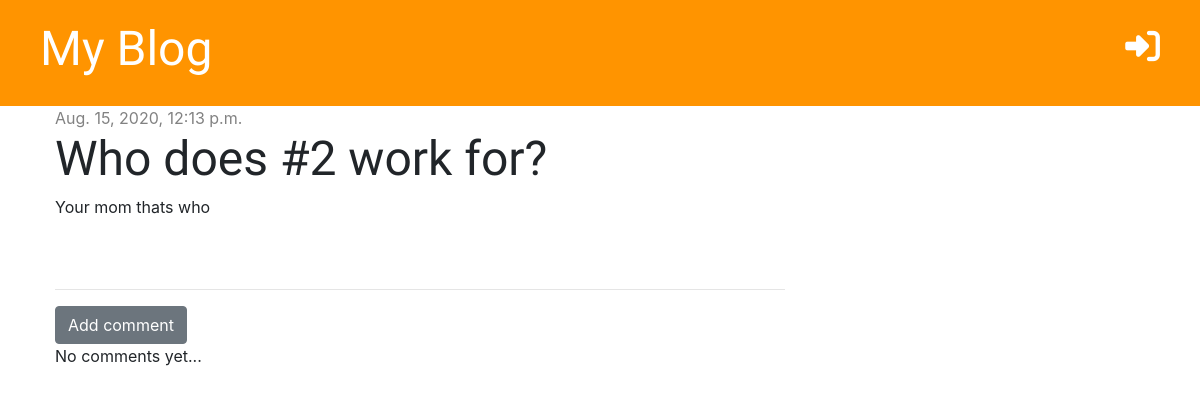
The page /post/7/ on the database as committed earlier.
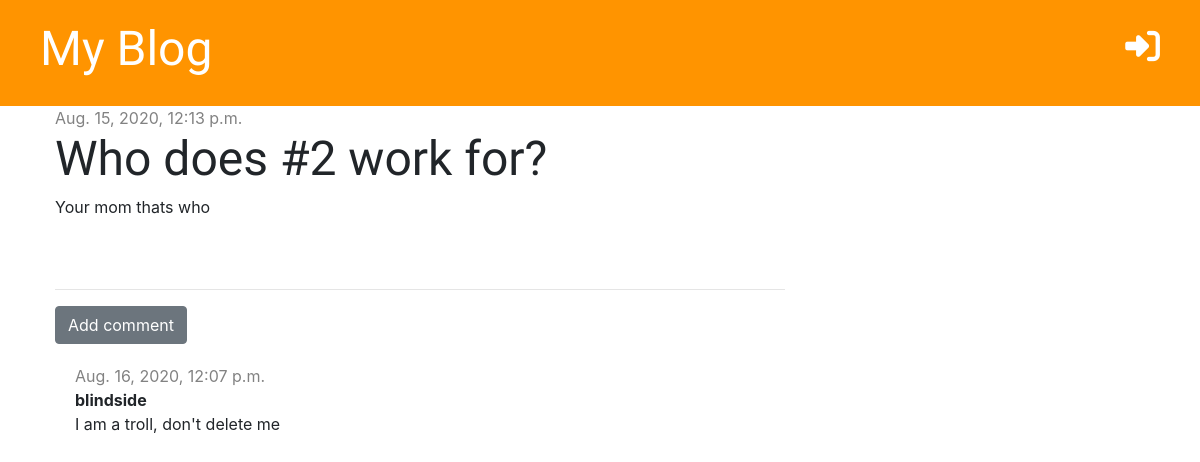
The same page on the database as committed later.
### blog/models.py (models this page shows, shortened)
class Post(models.Model):
    author = models.ForeignKey('auth.User', on_delete=models.CASCADE)
    title = models.CharField(max_length=200)
    text = models.TextField()
    created_date = models.DateTimeField(default= timezone.now)
    published_date = models.DateTimeField(blank=True, null=True)

class Comment(models.Model):
    post = models.ForeignKey('blog.Post', on_delete=models.CASCADE, related_name='comments')
    author = models.CharField(max_length=300)
    text = models.TextField()
    created_date = models.DateTimeField(default=timezone.now)
    approved = models.BooleanField(default=False)

### blog/views.py (the view)
# urls.py: path('post/<int:pk>/', views.post_detail, name='post_detail'),
def post_detail(request, pk):
    post = get_object_or_404(Post, pk=pk)
    stuff_for_frontend = {'post': post}
    return render(request, 'blog/post_detail.html', stuff_for_frontend)

### blog/templates/blog/post_detail.html (shortened to what this page needs)
{% extends 'blog/base.html' %}
{% block content %}
     <div class="post">
         {% if post.published_date %}
            <div class="date">
                {{ post.published_date }}
            </div>
         {% else %}
            <a href=""></a>
         {% endif %}
        <h1>{{ post.title }}</h1>
        <p>{{ post.text |linebreaksbr }}</p>
     </div>
    <hr>
    <a href="{% url 'add_comment_to_post' pk=post.pk %}" class="btn btn-secondary">Add comment</a>
    {% for comment in post.comments.all %}
        {% if user.is_authenticated or comment.approved %}
            <div class="comment">
                <div class="date">
                    {{ comment.created_date }}
                </div>
                <strong>{{ comment.author }}</strong>
                <p>{{ comment.text }}</p>
            </div>
        {% endif %}
    {% empty %}
        <p>No comments yet...</p>
    {% endfor %}
{% endblock %}

### blog/templates/blog/base.html (shortened to what this page needs)
{% load static %}
<!DOCTYPE html>
<html lang="en">
<head>
    <link rel="stylesheet" href="https://stackpath.bootstrapcdn.com/bootstrap/4.5.2/css/bootstrap.min.css"
>
    <link rel="stylesheet" href="{% static 'css/blog.css' %}">
</head>
<body>
    <div class="page-header">
        {% if user.is_authenticated %}
            <a href="{% url "post_draft_list" %}"><i class="fab fa-blogger-b 3x top-menu"></i></a>
            <a href="{% url "post_new" %}"><i class="fas fa-blog top-menu"></i></a>
            <p class="top-menu">Hello {{ user.username }} <small><a href="{% url 'logout' %}">Log out</a></small></p>
        {% else %}
            <a href="{% url 'login' %}"  class="top-menu"><i class="fas fa-sign-in-alt"></i></a>
        {% endif %}
        <h1><a href="{% url 'post_list' %}">My Blog</a></h1>
    </div>
    <div class="content container">
        <div class="row">
            <div class="col-md-8">
                {% block content %}
                {% endblock %}
            </div>
        </div>
    </div>
</body>
</html>

### blog/static/css/blog.css (style rules this page uses)
.page-header { background-color: #ff9400; margin-top: 0; padding: 20px 20px 20px 40px; }
.page-header h1, .page-header h1 a { color: #ffffff; font-size: 36pt; text-decoration: none; }
.date { color: #828282; }
.post { margin-bottom: 70px; }
h1, h2, h3, h4 { font-family: 'Tangerine', 'Inconsolata', 'Droid Sans', serif; font-size: 48px; }
.content { margin-left: 40px; }
.top-menu { color: #ffffff; float: right; font-size: 26pt; margin-right: 20px; }
.comment { margin: 20px 0px 20px 20px; }

Rows that differ between the two databases and show on the page:
added Comment: created_date "Aug. 16, 2020, 12:07 p.m.", author "blindside", text "I am a troll, don't delete me"
Other text that changed with them:
text no longer shown: "No comments yet..."
